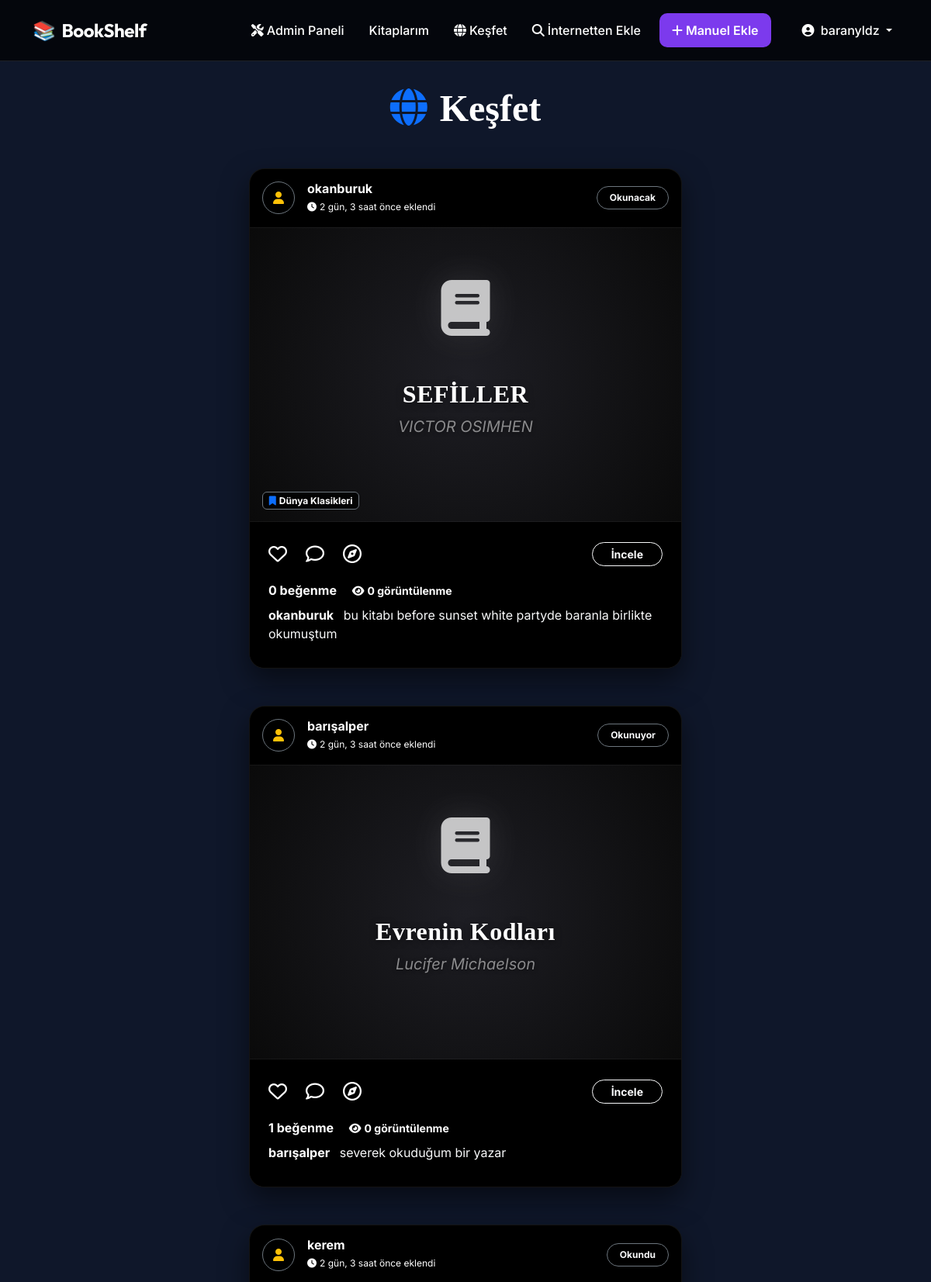
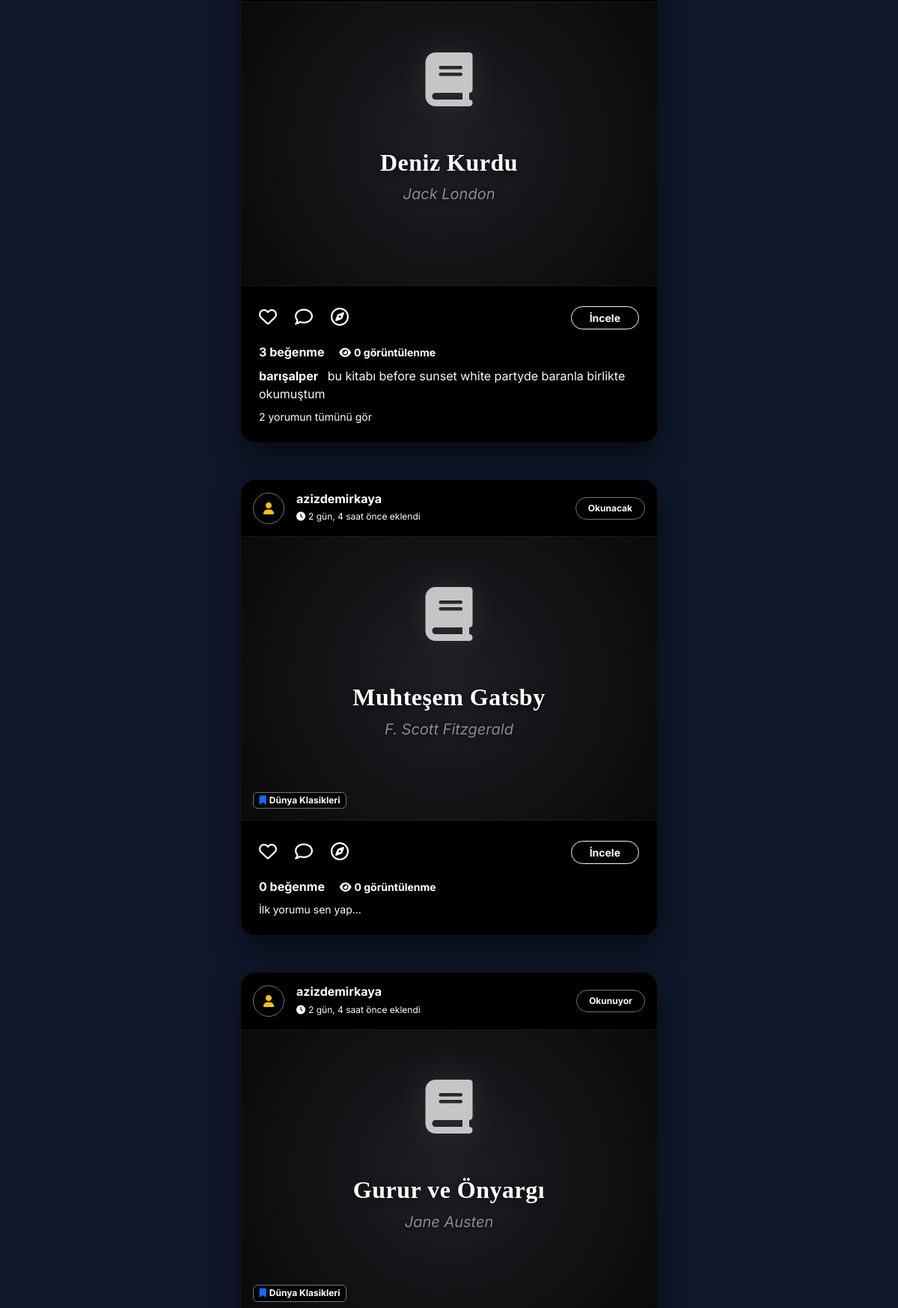
/feed/ (signed in, upper part), run on the app's committed database (2 pictures, top to bottom).
### books/models.py (models this page shows, shortened)
class Book(models.Model):
    STATUS_CHOICES = [
        ('okunacak', 'Okunacak'),
        ('okunuyor', 'Okunuyor'),
        ('okundu', 'Okundu'),
    ]
    title = models.CharField(max_length=200)
    author = models.CharField(max_length=100)
    description = models.TextField(blank=True)
    category = models.ForeignKey(Category, on_delete=models.SET_NULL, null=True, blank=True)
    owner = models.ForeignKey(User, on_delete=models.CASCADE)
    status = models.CharField(max_length=20, choices=STATUS_CHOICES, default='okunacak')
    page_count = models.PositiveIntegerField(null=True, blank=True, verbose_name="Sayfa Sayısı")
    current_page = models.PositiveIntegerField(default=0, verbose_name="Okunan Sayfa")
    start_date = models.DateField(null=True, blank=True, verbose_name="Başlama Tarihi")
    end_date = models.DateField(null=True, blank=True, verbose_name="Bitirme Tarihi")
    cover_image = models.ImageField(upload_to='book_covers/', null=True, blank=True, verbose_name="Kitap Kapağı")
    rating = models.PositiveIntegerField(null=True, blank=True, verbose_name="Puan", choices=[(i, i) for i in range(1, 6)])
    views_count = models.PositiveIntegerField(default=0, verbose_name="Görüntülenme Sayısı")
    created_at = models.DateTimeField(auto_now_add=True)

class Category(models.Model):
    name = models.CharField(max_length=100)
    def __str__(self):
        return self.name
    class Meta:
        verbose_name_plural = "Categories"

class Comment(models.Model):
    user = models.ForeignKey(User, on_delete=models.CASCADE)
    book = models.ForeignKey(Book, on_delete=models.CASCADE, related_name='comments')
    content = models.TextField()
    is_recommended = models.BooleanField(default=True, verbose_name="Öneriyor mu?")
    created_at = models.DateTimeField(auto_now_add=True)
    class Meta:
        ordering = ['-created_at']

### books/views.py (the view)
# urls.py: path('feed/', views.feed, name='feed'),
@login_required
def feed(request):
    books = Book.objects.annotate(
        likes_count=Count('likes', distinct=True),
        comments_count=Count('comments', distinct=True)
    ).order_by('-created_at').prefetch_related('comments', 'comments__user')
    user_likes = list(Like.objects.filter(user=request.user).values_list('book_id', flat=True))
    return render(request, 'books/feed.html', {'books': books, 'user_likes': user_likes})

### books/templates/books/feed.html (shortened to what this page needs)
{% extends 'books/base.html' %}
{% block content %}
<div class="row justify-content-center mb-5">
    <div class="col-md-8 col-lg-6">
        <h1 class="display-5 fw-bold mb-5 text-white text-center" style="font-family: 'Playfair Display', serif;"><i class="fas fa-globe text-primary me-3"></i>Keşfet</h1>
        {% if books %}
            {% for book in books %}
            <div class="card bg-black border-0 mb-5 shadow-lg overflow-hidden feed-card">
                <div class="card-header bg-transparent border-0 p-3 d-flex justify-content-between align-items-center">
                    <div class="d-flex align-items-center">
                        <div class="avatar-circle bg-dark text-warning d-flex justify-content-center align-items-center me-3 shadow-sm border border-secondary" style="width: 42px; height: 42px; border-radius: 50%;">
                            <i class="fas fa-user"></i>
                        </div>
                        <div>
                            <h6 class="text-white fw-bold mb-0">{{ book.owner.username }}</h6>
                            <small class="text-muted" style="font-size: 0.75rem;"><i class="fas fa-clock me-1"></i>{{ book.created_at|timesince }} önce eklendi</small>
                        </div>
                    </div>
                    <span class="badge bg-dark border border-secondary text-light px-3 py-2 rounded-pill shadow-sm" style="font-size: 0.75rem;">
                        {{ book.get_status_display }}
                    </span>
                </div>
                <div class="card-body p-0 position-relative">
                    <div class="book-cover-area d-flex flex-column justify-content-center align-items-center text-center position-relative overflow-hidden" {% if not book.cover_image %}style="padding: 3rem;"{% endif %}>
                        {% if book.cover_image %}
                            <img src="{{ book.cover_image.url }}" alt="{{ book.title }}" class="w-100 h-100 position-absolute" style="object-fit: cover; object-position: center; z-index: 1;">
                            <div class="position-absolute w-100 h-100 bg-black opacity-50" style="z-index: 2;"></div>
                        {% else %}
                            <i class="fas fa-book display-2 text-white opacity-75 mb-4 shadow-icon"></i>
                        {% endif %}
                        <div class="position-relative" style="z-index: 3; padding: 2rem;">
                            <h2 class="fw-bold text-white mb-2 book-title">{{ book.title }}</h2>
                            <p class="text-white-50 fs-5 mb-2 fst-italic book-author">{{ book.author }}</p>
                        </div>
                    </div>
                    {% if book.category %}
                    <span class="position-absolute bottom-0 start-0 m-3 badge bg-black bg-opacity-75 text-white border border-secondary" style="backdrop-filter: blur(5px);">
                        <i class="fas fa-bookmark text-primary me-1"></i>{{ book.category }}
                    </span>
                    {% endif %}
                </div>
                <div class="card-body p-4 bg-black">
                    <div class="d-flex justify-content-between align-items-center mb-3">
                        <div class="d-flex gap-4">
                            <a href="{% url 'like_book' book.pk %}" class="text-decoration-none text-white fs-4 action-icon" title="Beğen">
                                {% if book.id in user_likes %}
                                    <i class="fas fa-heart text-danger"></i>
                                {% else %}
                                    <i class="far fa-heart"></i>
                                {% endif %}
                            </a>
                            <a href="{% url 'book_detail' book.pk %}#comments" class="text-decoration-none text-white fs-4 action-icon" title="Yorum Yap">
                                <i class="far fa-comment"></i>
                            </a>
                            <a href="{% url 'book_detail' book.pk %}" class="text-decoration-none text-white fs-4 action-icon" title="Detayları Gör">
                                <i class="far fa-compass"></i>
                            </a>
                        </div>
                        <a href="{% url 'book_detail' book.pk %}" class="btn btn-outline-light btn-sm rounded-pill px-4 fw-bold">İncele</a>
                    </div>
                    <p class="text-white fw-bold mb-2">
                        {{ book.likes_count }} beğenme
                        <span class="text-secondary ms-3 small"><i class="fas fa-eye me-1"></i>{{ book.views_count }} görüntülenme</span>
                    </p>
                    {% with latest_comment=book.comments.first %}
                        {% if latest_comment %}
                        <div class="mb-2 line-clamp-2">
                            <span class="fw-bold text-white me-2">{{ latest_comment.user.username }}</span>
                            <span class="text-light">{{ latest_comment.content }}</span>
                        </div>
                        {% endif %}
                    {% endwith %}
                    {% if book.comments_count > 1 %}
                    <a href="{% url 'book_detail' book.pk %}" class="text-secondary text-decoration-none small d-block mt-2 hover-text-white transition-all">
                        {{ book.comments_count }} yorumun tümünü gör
                    </a>
                    {% elif book.comments_count == 0 %}
                    <a href="{% url 'book_detail' book.pk %}" class="text-secondary text-decoration-none small d-block mt-2 hover-text-white transition-all">
                        İlk yorumu sen yap...
                    </a>
                    {% endif %}
                </div>
            </div>
            {% endfor %}
        {% endif %}
    </div>
</div>
{% endblock %}

### books/templates/books/base.html (shortened to what this page needs)
<!DOCTYPE html>
<html lang="tr">
<head>
    <link href="https://cdn.jsdelivr.net/npm/bootstrap@5.3.0/dist/css/bootstrap.min.css" rel="stylesheet">
    <link rel="stylesheet" href="https://cdnjs.cloudflare.com/ajax/libs/font-awesome/6.4.0/css/all.min.css">
</head>
<body>
<nav class="navbar navbar-expand-lg navbar-dark">
    <div class="container">
        <a class="navbar-brand" href="{% url 'book_list' %}">
            <span class="me-2">📚</span>BookShelf
        </a>
        <div class="collapse navbar-collapse" id="navbarNav">
            <ul class="navbar-nav ms-auto align-items-center">
                {% if user.is_authenticated %}
                    {% if user.is_staff %}
                    <li class="nav-item">
                        <a class="nav-link text-warning" href="{% url 'admin:index' %}">
                            <i class="fas fa-tools me-1"></i>Admin Paneli
                        </a>
                    </li>
                    {% endif %}
                    <li class="nav-item">
                        <a class="nav-link" href="{% url 'book_list' %}">Kitaplarım</a>
                    </li>
                    <li class="nav-item">
                        <a class="nav-link text-info" href="{% url 'feed' %}">
                            <i class="fas fa-globe me-1"></i>Keşfet
                        </a>
                    </li>
                    <li class="nav-item">
                        <a class="nav-link btn btn-success text-white ms-lg-2 px-3" href="{% url 'book_search_api' %}">
                            <i class="fas fa-search me-1"></i>İnternetten Ekle
                        </a>
                    </li>
                    <li class="nav-item">
                        <a class="nav-link btn btn-primary text-white ms-lg-2 px-3" href="{% url 'book_create' %}">
                            <i class="fas fa-plus me-1"></i>Manuel Ekle
                        </a>
                    </li>
                    <li class="nav-item dropdown ms-lg-3">
                        <a class="nav-link dropdown-toggle" href="#" id="userDropdown" role="button" data-bs-toggle="dropdown">
                            <i class="fas fa-user-circle me-1"></i> {{ user.username }}
                        </a>
                    </li>
                {% endif %}
            </ul>
        </div>
    </div>
</nav>
<div class="container main-container">
    {% block content %}{% endblock %}
</div>
</body>
</html>

### books/templates/books/base.html (style rules this page uses)
:root { --primary-color: #7c3aed; --primary-hover: #6d28d9; --bg-dark: #0f172a; --card-bg: #000000; --text-main: #ffffff; --text-muted: #ffffff; --glass-bg: rgba(0, 0, 0, 0.7); }
body { font-family: 'Inter', sans-serif; background-color: var(--bg-dark); color: var(--text-main); min-height: 100vh; display: flex; flex-direction: column; }
h1, h2, h3, .navbar-brand { font-family: 'Outfit', sans-serif; }
.navbar { background: var(--glass-bg); backdrop-filter: blur(12px); border-bottom: 1px solid rgba(255, 255, 255, 0.1); padding: 1rem 0; position: sticky; top: 0; z-index: 1000; }
.navbar-brand { font-size: 1.5rem; font-weight: 700; color: var(--text-main) !important; letter-spacing: -0.5px; }
.nav-link { color: var(--text-muted) !important; font-weight: 500; transition: all 0.3s ease; margin-left: 1rem; }
.main-container { flex: 1; padding: 2rem 0; }
.btn-primary { background-color: var(--primary-color); border-color: var(--primary-color); padding: 0.6rem 1.5rem; border-radius: 10px; font-weight: 600; transition: all 0.3s ease; }
.card { background-color: var(--card-bg) !important; }
.text-muted, .text-secondary { color: var(--text-muted) !important; }
.bg-dark { background-color: #000000 !important; }

### books/templates/books/feed.html (style rules this page uses)
.feed-card { border-radius: 20px !important; border: 1px solid rgba(255, 255, 255, 0.08) !important; box-shadow: 0 15px 35px rgba(0,0,0,0.5) !important; }
.book-cover-area { background: radial-gradient(circle at center, #1e1e24 0%, #0a0a0a 100%); min-height: 380px; border-top: 1px solid rgba(255, 255, 255, 0.05); border-bottom: 1px solid rgba(255, 255, 255, 0.05); }
.book-title { font-family: 'Playfair Display', serif; letter-spacing: 0.5px; text-shadow: 0 2px 10px rgba(0,0,0,0.5); }
.book-author { text-shadow: 0 1px 5px rgba(0,0,0,0.5); }
.shadow-icon { filter: drop-shadow(0 0 20px rgba(255, 255, 255, 0.15)); }
.action-icon i { transition: transform 0.2s cubic-bezier(0.175, 0.885, 0.32, 1.275), color 0.2s ease; }
.line-clamp-2 { display: -webkit-box; -webkit-line-clamp: 2; -webkit-box-orient: vertical; overflow: hidden; }
.transition-all { transition: all 0.2s ease; }

### data on the page
Book: owner.username "okanburuk", created_at "2 gün, 3 saat", status "Okunacak", title "SEFİLLER", author "VICTOR OSIMHEN", category "Dünya Klasikleri", likes_count "0", views_count "0", comments.first.user.username "okanburuk", comments.first.content "bu kitabı before sunset white partyde baranla birlikte okumuştum"
Book: owner.username "barışalper", created_at "2 gün, 3 saat", status "Okunuyor", title "Evrenin Kodları", author "Lucifer Michaelson", likes_count "1", views_count "0", comments.first.user.username "barışalper", comments.first.content "severek okuduğum bir yazar"
Book: owner.username "kerem", created_at "2 gün, 3 saat", status "Okundu", title "Deniz Kurdu", author "Jack London", likes_count "3", views_count "0", comments.first.user.username "barışalper", comments.first.content "bu kitabı before sunset white partyde baranla birlikte okumuştum", comments_count "2"
Book: owner.username "azizdemirkaya", created_at "2 gün, 4 saat", status "Okunacak", title "Muhteşem Gatsby", author "F. Scott Fitzgerald", category "Dünya Klasikleri", likes_count "0", views_count "0", shows "İlk yorumu sen yap..."
Book: owner.username "azizdemirkaya", created_at "2 gün, 4 saat", status "Okunuyor", title "Gurur ve Önyargı", author "Jane Austen", category "Dünya Klasikleri"

### other printed values
{{ user.username }} "baranyldz"
